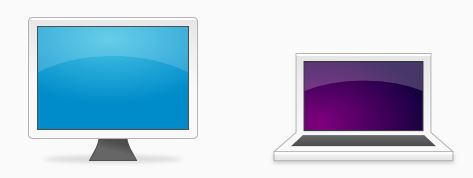
%> input picture image.jpg, 473 x 178 px
$ octave prog8.m   (GNU Octave 9; MATLAB toolbox functions it lacks are replaced by stand-ins)
%> lines starting %> are read from the running program, lines starting %| are printed output that depends on the picture
%% Program 8

clc;
clear all;
close all;


%% reading image (grayscale)
I = imread('image.jpg');
%> I is the input picture: size 178x473x3 uint8; mean R, G, B 185.7, 203.3, 220.3
I = rgb2gray(I);
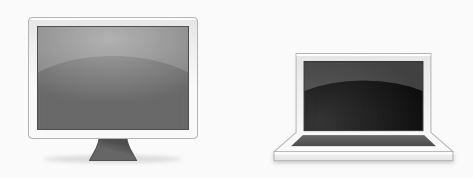
%> I: size 178x473 uint8; min 7, max 255, mean 200

subplot(121),imshow(I),title('Input Image');

J = histeq(I);
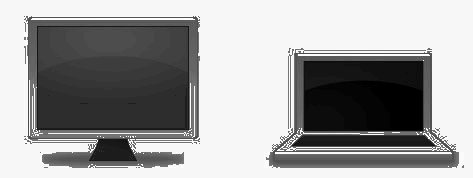
%> J: size 178x473 uint8; min 0, max 255, mean 158.9

subplot(122),imshow(J),title('Output Image');
